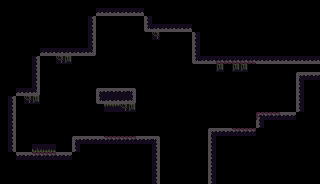

A level layout from a 2D game, rendered from its tile map. Below: a short description, then the map file with its tile-grid data intact:
An orthogonal 40x23 tile map with 8x8 px tiles, 1 tile layer (Tile Layer 1) and 21 objects.

<map version="1.10" tiledversion="1.11.0" orientation="orthogonal" renderorder="right-down" width="40" height="23" tilewidth="8" tileheight="8" infinite="0" nextlayerid="3" nextobjectid="35">
 <editorsettings>
  <export target="1.lua" format="lua" />
 </editorsettings>
 <tileset firstgid="1" name="tiles" tilewidth="8" tileheight="8" tilecount="216" columns="18">
  <image source="../assets/tiles.png" width="144" height="96" />
 </tileset>
 <layer id="1" name="Tile Layer 1" width="40" height="23">
  <data encoding="csv">
0,0,0,0,0,0,0,0,0,0,0,0,0,0,0,0,0,0,0,0,0,0,0,0,0,0,0,0,0,0,0,0,0,0,0,0,0,0,0,0,
0,0,0,0,0,0,0,0,0,0,0,0,68,68,68,68,68,68,0,0,0,0,0,0,0,0,0,0,0,0,0,0,0,0,0,0,0,0,0,0,
0,0,0,0,0,0,0,0,0,0,0,51,0,0,0,0,0,0,49,0,0,0,0,0,0,0,0,0,0,0,0,0,0,0,0,0,0,0,0,0,
0,0,0,0,0,0,0,0,0,0,0,51,0,0,0,0,0,0,67,68,68,68,68,68,0,0,0,0,0,0,0,0,0,0,0,0,0,0,0,0,
0,0,0,0,0,0,0,0,0,0,0,51,0,0,0,0,0,0,0,93,0,0,0,0,49,0,0,0,0,0,0,0,0,0,0,0,0,0,0,0,
0,0,0,0,0,0,0,0,0,0,0,51,0,0,0,0,0,0,0,0,0,0,0,0,49,0,0,0,0,0,0,0,0,0,0,0,0,0,0,0,
0,0,0,0,0,68,68,68,68,68,68,69,0,0,0,0,0,0,0,0,0,0,0,0,49,0,0,0,0,0,0,0,0,0,0,0,0,0,0,0,
0,0,0,0,51,0,0,93,94,0,0,0,0,0,0,0,0,0,0,0,0,0,0,0,67,68,68,140,140,140,140,140,68,68,68,68,68,68,68,68,
0,0,0,0,51,0,0,0,0,0,0,0,0,0,0,0,0,0,0,0,0,0,0,0,0,0,0,94,0,94,94,0,0,0,0,0,0,0,0,0,
0,0,0,0,51,0,0,0,0,0,0,0,0,0,0,0,0,0,0,0,0,0,0,0,0,0,0,0,0,0,0,0,0,0,0,0,0,31,32,32,
0,0,0,0,51,0,0,0,0,0,0,0,0,0,0,0,0,0,0,0,0,0,0,0,0,0,0,0,0,0,0,0,0,0,0,0,0,49,0,0,
0,0,68,68,69,0,0,0,0,0,0,0,31,32,32,32,33,0,0,0,0,0,0,0,0,0,0,0,0,0,0,0,0,0,0,0,0,49,0,0,
0,51,0,93,94,0,0,0,0,0,0,0,67,68,68,68,69,0,0,0,0,0,0,0,0,0,0,0,0,0,0,0,0,0,0,0,0,49,0,0,
0,51,0,0,0,0,0,0,0,0,0,0,0,92,92,93,94,0,0,0,0,0,0,0,0,0,0,0,0,0,0,0,0,0,0,0,0,49,0,0,
0,51,0,0,0,0,0,0,0,0,0,0,0,0,0,0,0,0,0,0,0,0,0,0,0,0,0,0,0,0,0,0,103,104,104,32,32,0,0,0,
0,51,0,0,0,0,0,0,0,0,0,0,0,0,0,0,0,0,0,0,0,0,0,0,0,0,0,0,0,0,0,0,49,0,0,0,0,0,0,0,
0,51,0,0,0,0,0,0,0,0,0,0,0,0,0,0,0,0,0,0,0,0,0,0,0,0,31,32,32,104,104,104,0,0,0,0,0,0,0,0,
0,51,0,0,0,0,0,0,0,31,32,32,32,104,104,104,104,32,32,33,0,0,0,0,0,0,49,0,0,0,0,0,0,0,0,0,0,0,0,0,
0,51,0,0,129,128,128,0,0,49,0,0,0,0,0,0,0,0,0,51,0,0,0,0,0,0,49,0,0,0,0,0,0,0,0,0,0,0,0,0,
0,0,32,32,104,104,104,32,32,0,0,0,0,0,0,0,0,0,0,51,0,0,0,0,0,0,49,0,0,0,0,0,0,0,0,0,0,0,0,0,
0,0,0,0,0,0,0,0,0,0,0,0,0,0,0,0,0,0,0,51,0,0,0,0,0,0,49,0,0,0,0,0,0,0,0,0,0,0,0,0,
0,0,0,0,0,0,0,0,0,0,0,0,0,0,0,0,0,0,0,51,0,0,0,0,0,0,49,0,0,0,0,0,0,0,0,0,0,0,0,0,
0,0,0,0,0,0,0,0,0,0,0,0,0,0,0,0,0,0,0,51,0,0,0,0,0,0,49,0,0,0,0,0,0,0,0,0,0,0,0,0
</data>
 </layer>
 <objectgroup color="#ff000c" id="2" name="solid">
  <object id="2" x="96.25" y="88.125" width="39.5" height="15.625">
   <properties>
    <property name="collidable" type="bool" value="true" />
   </properties>
  </object>
  <object id="14" x="15.4486" y="151.559" width="56.1216" height="7.80308">
   <properties>
    <property name="collidable" type="bool" value="true" />
   </properties>
  </object>
  <object id="15" x="72.1576" y="136.241" width="88.0611" height="7.47717">
   <properties>
    <property name="collidable" type="bool" value="true" />
   </properties>
  </object>
  <object id="17" x="207.738" y="128.093" width="48.2997" height="8.12899">
   <properties>
    <property name="collidable" type="bool" value="true" />
   </properties>
  </object>
  <object id="18" x="255.321" y="112.124" width="40.1518" height="7.80308">
   <properties>
    <property name="collidable" type="bool" value="true" />
   </properties>
  </object>
  <object id="19" x="71.8317" y="143.737" width="7.8864" height="8.12899">
   <properties>
    <property name="collidable" type="bool" value="true" />
   </properties>
  </object>
  <object id="20" x="151.68" y="144.063" width="8.53823" height="39.7055">
   <properties>
    <property name="collidable" type="bool" value="true" />
   </properties>
  </object>
  <object id="21" x="207.086" y="136.241" width="8.53823" height="47.5274">
   <properties>
    <property name="collidable" type="bool" value="true" />
   </properties>
  </object>
  <object id="22" x="255.647" y="119.62" width="8.53823" height="8.12899">
   <properties>
    <property name="collidable" type="bool" value="true" />
   </properties>
  </object>
  <object id="23" x="7.62672" y="95.502" width="8.21232" height="57.016">
   <properties>
    <property name="collidable" type="bool" value="true" />
   </properties>
  </object>
  <object id="24" x="296.06" y="80.0874" width="8.21232" height="32.0174">
   <properties>
    <property name="collidable" type="bool" value="true" />
   </properties>
  </object>
  <object id="25" x="296.097" y="72.1586" width="24.7373" height="8.22857">
   <properties>
    <property name="collidable" type="bool" value="true" />
   </properties>
  </object>
  <object id="26" x="16.0244" y="87.8555" width="23.7228" height="8.12899">
   <properties>
    <property name="collidable" type="bool" value="true" />
   </properties>
  </object>
  <object id="27" x="31.8608" y="56.8712" width="7.8864" height="30.5065">
   <properties>
    <property name="collidable" type="bool" value="true" />
   </properties>
  </object>
  <object id="28" x="40.1233" y="47.9202" width="55.3956" height="8.12899">
   <properties>
    <property name="collidable" type="bool" value="true" />
   </properties>
  </object>
  <object id="29" x="87.6325" y="16.5917" width="7.8864" height="30.8508">
   <properties>
    <property name="collidable" type="bool" value="true" />
   </properties>
  </object>
  <object id="30" x="96.2393" y="8.32921" width="47.4774" height="8.12899">
   <properties>
    <property name="collidable" type="bool" value="true" />
   </properties>
  </object>
  <object id="31" x="144.093" y="16.5917" width="7.8864" height="14.6701">
   <properties>
    <property name="collidable" type="bool" value="true" />
   </properties>
  </object>
  <object id="32" x="152.355" y="23.8213" width="39.2149" height="8.12899">
   <properties>
    <property name="collidable" type="bool" value="true" />
   </properties>
  </object>
  <object id="33" x="191.602" y="32.4281" width="7.8864" height="31.1951">
   <properties>
    <property name="collidable" type="bool" value="true" />
   </properties>
  </object>
  <object id="34" x="199.864" y="56.1827" width="119.774" height="7.49657">
   <properties>
    <property name="collidable" type="bool" value="true" />
   </properties>
  </object>
 </objectgroup>
</map>